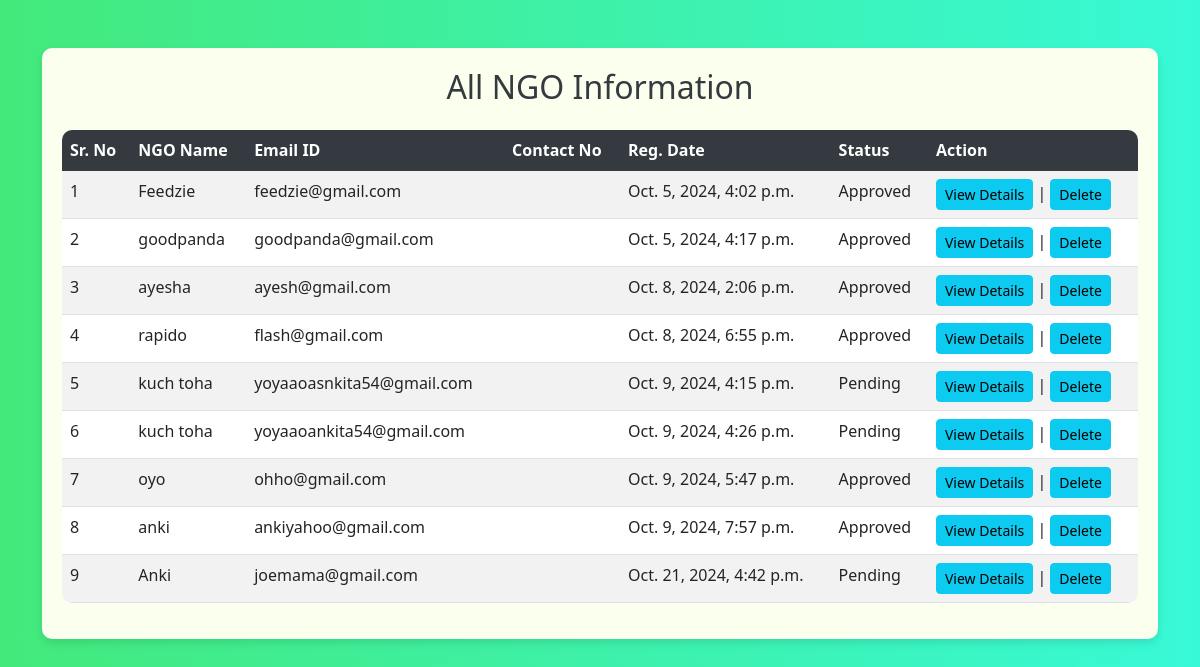
/all_ngo (signed in), run on an earlier commit of the app's database.
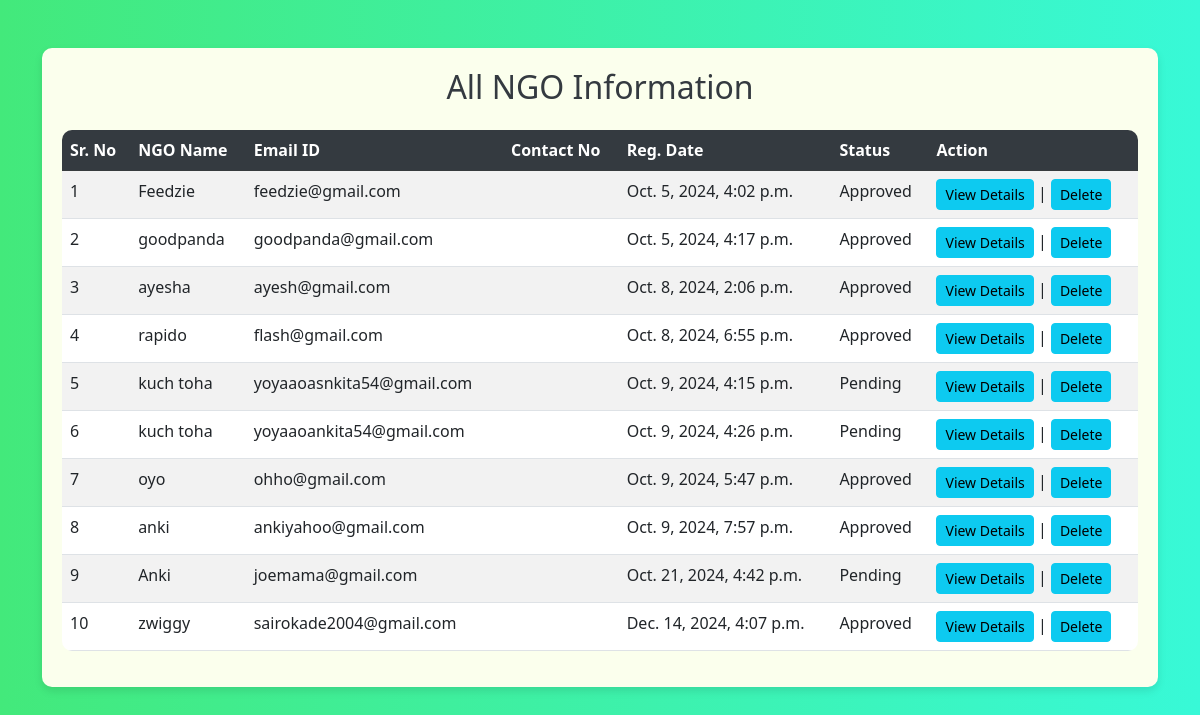
And on a later commit of the database.
### donation/models.py (models this page shows, shortened)
class NGO(models.Model):
    user = models.ForeignKey(User,on_delete=models.CASCADE)
    contact = models.CharField(null=True, max_length=10)
    address = models.CharField(null=True, max_length=300)
    userpic = models.FileField(null=True)
    idpic = models.FileField(null=True)
    aboutme = models.CharField(null=True, max_length=300)
    status = models.CharField(max_length=20, choices=[('Pending', 'Pending'), ('Approved', 'Approved'), ('Rejected', 'Rejected')], default='Pending')
    regdate = models.DateTimeField(auto_now_add=True)
    adminremark = models.CharField(null=True, max_length=300)
    updationdate = models.DateField(null=True)
    city = models.ForeignKey(City, on_delete=models.CASCADE, null=True, blank=True)
    email = models.EmailField(unique=True, null=True, blank=True)
    category = models.ManyToManyField(Category, related_name='ngos')

### donation/views.py (the view)
# urls.py: path("all_ngo",all_ngo,name="all_ngo"),
def all_ngo(request):
    if not request.user.is_authenticated:
        return redirect('admin_login')
    ngo = NGO.objects.all()
    return render(request,'all_ngo.html',locals())

### donation/templates/all_ngo.html (shortened to what this page needs)
<!DOCTYPE html>
<html lang="en">
<head>
    <link href="https://cdn.jsdelivr.net/npm/bootstrap@5.3.0-alpha3/dist/css/bootstrap.min.css" rel="stylesheet">
</head>
<body>
<div class="container mt-5">
    <div class="table-container">
        <h2 class="mb-4"> All NGO Information</h2>
        <table class="table table-striped table-hover">
            <thead class="table-dark">
                <tr>
                    <th scope="col">Sr. No</th>
                    <th scope="col">NGO Name</th>
                    <th scope="col">Email ID</th>
                    <th scope="col">Contact No</th>
                    <th scope="col">Reg. Date</th>
                    <th scope="col">Status</th>
                    <th scope="col">Action</th>
                </tr>
            </thead>
            <tbody>
                {% for i in ngo %}
                <tr>
                    <td>{{ forloop.counter }}</td>
                    <td>{{ i.user.first_name }}</td>
                    <td>{{ i.user.username }}</td>
                    <td>{{ i.contact_no }}</td>
                    <td>{{ i.regdate }}</td>
                    <td>{{ i.status }}</td>
                    <td>
                        <a href="{% url 'view_ngodetail' i.id %}" class="btn btn-info btn-sm">View Details</a>
                     |  {% if i.user.id %}
                            <a href="{% url 'delete_ngo' i.user.id %}" class="btn btn-info btn-sm"
                                onclick="return confirm('Are you sure?')">Delete</a>
                        {% else %}
                            <span class="btn btn-info btn-sm disabled">Delete</span>
                        {% endif %}
                    </td>
                </tr>
                {% empty %}
                <tr>
                    <td colspan="7" class="text-center">No NGOs found</td>
                </tr>
                {% endfor %}
            </tbody>
        </table>
    </div>
</div>
</body>
</html>

What changed in the data, as far as the page shows it:
added NGO: user.first_name "zwiggy", user.username "sairokade2004@gmail.com", regdate "Dec. 14, 2024, 4:07 p.m.", status "Approved", shows "Delete"
